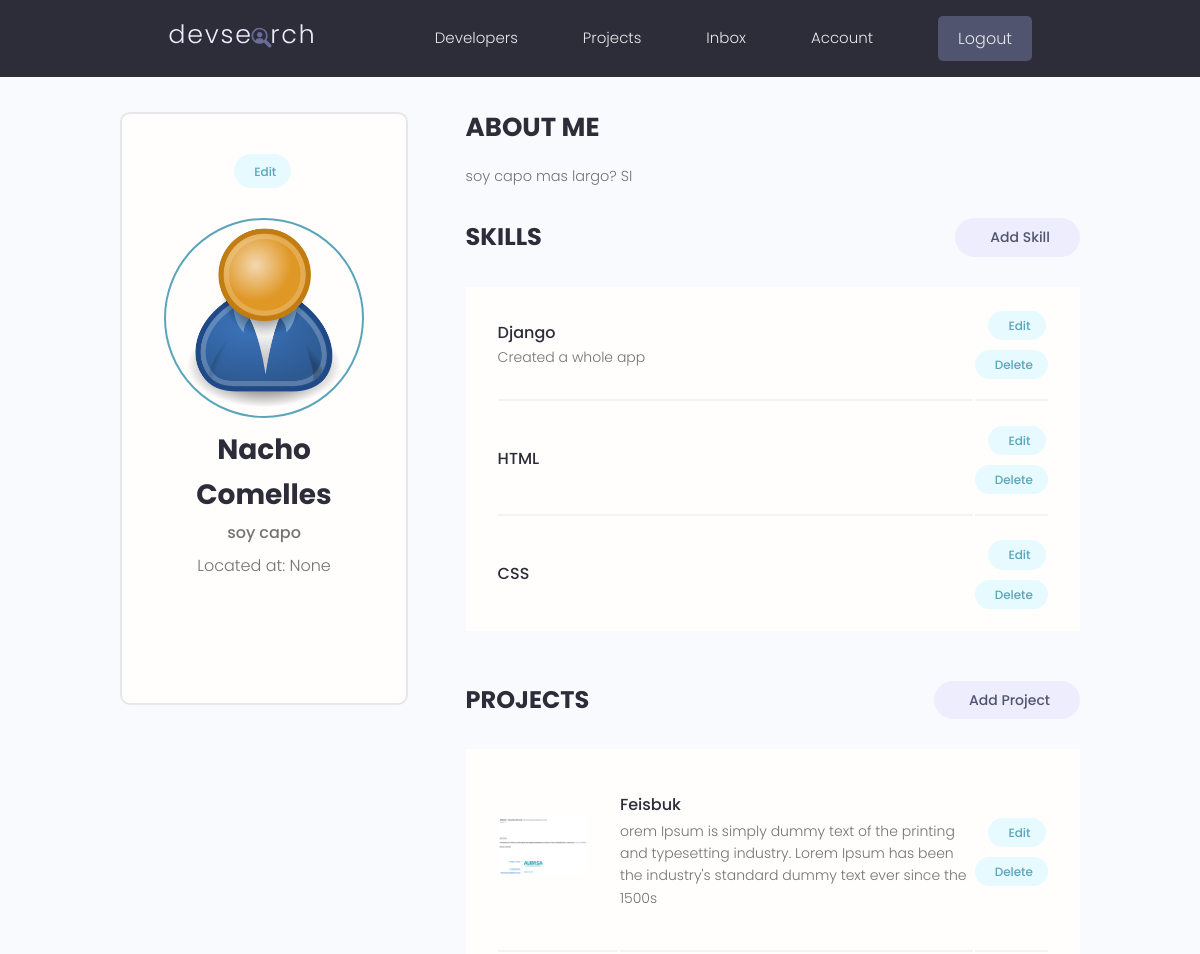
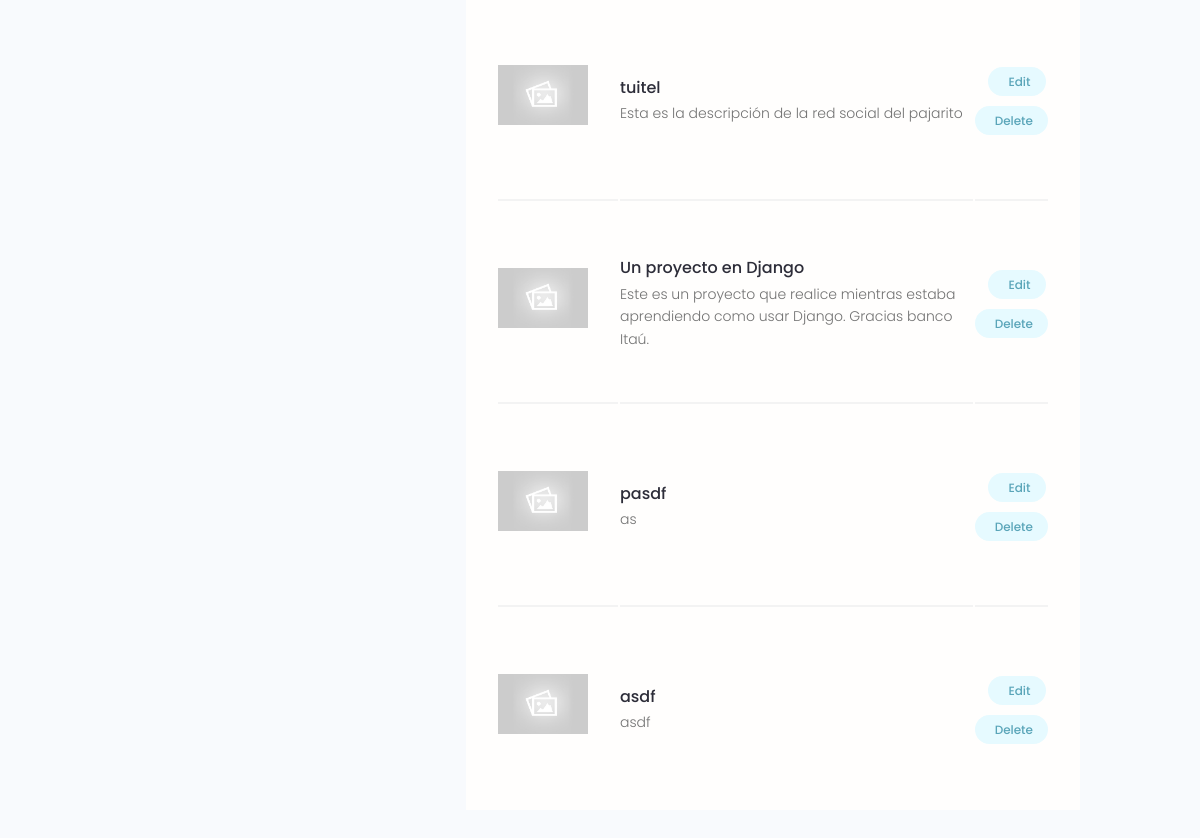
/account/ (signed in), run on an earlier commit of the app's database (2 pictures, top to bottom).
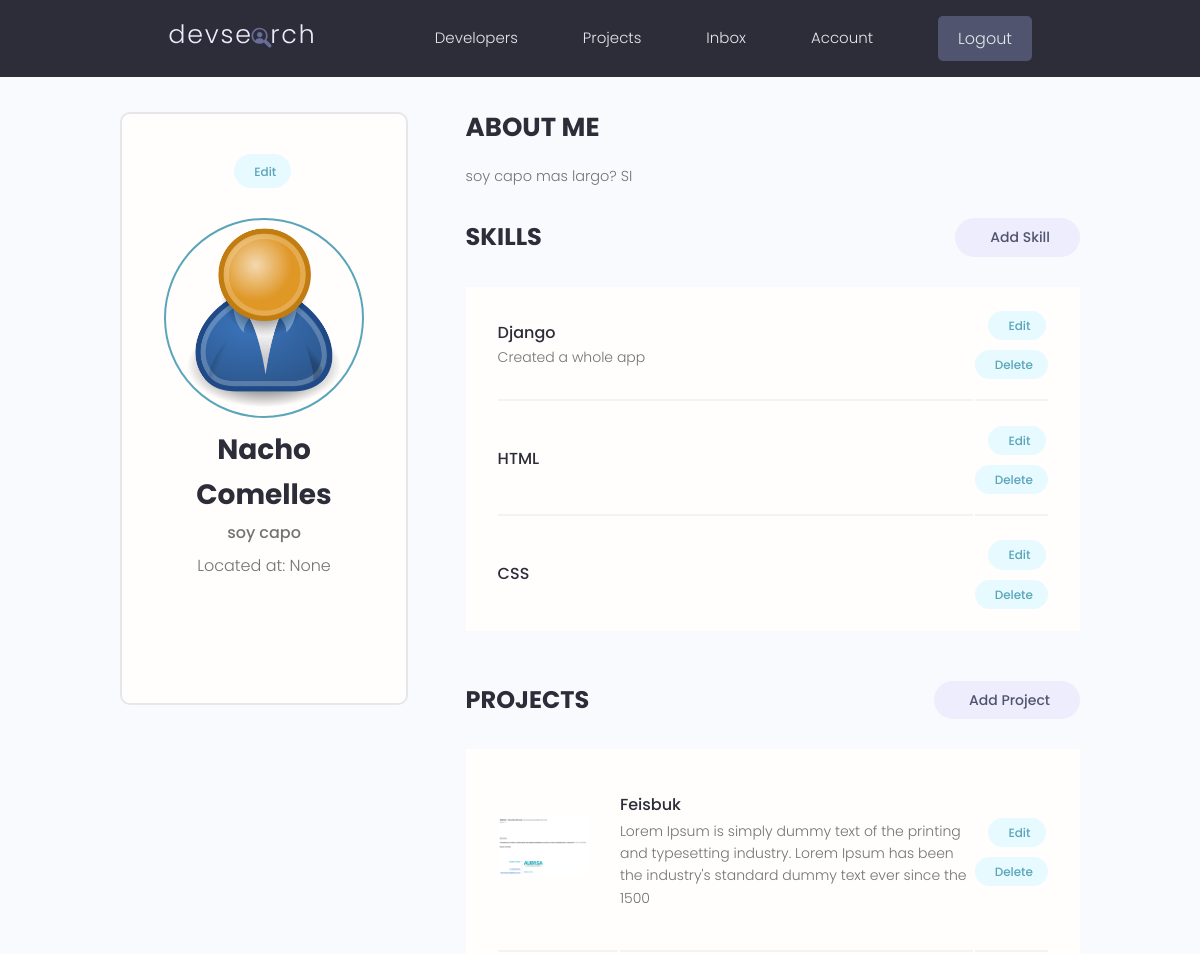
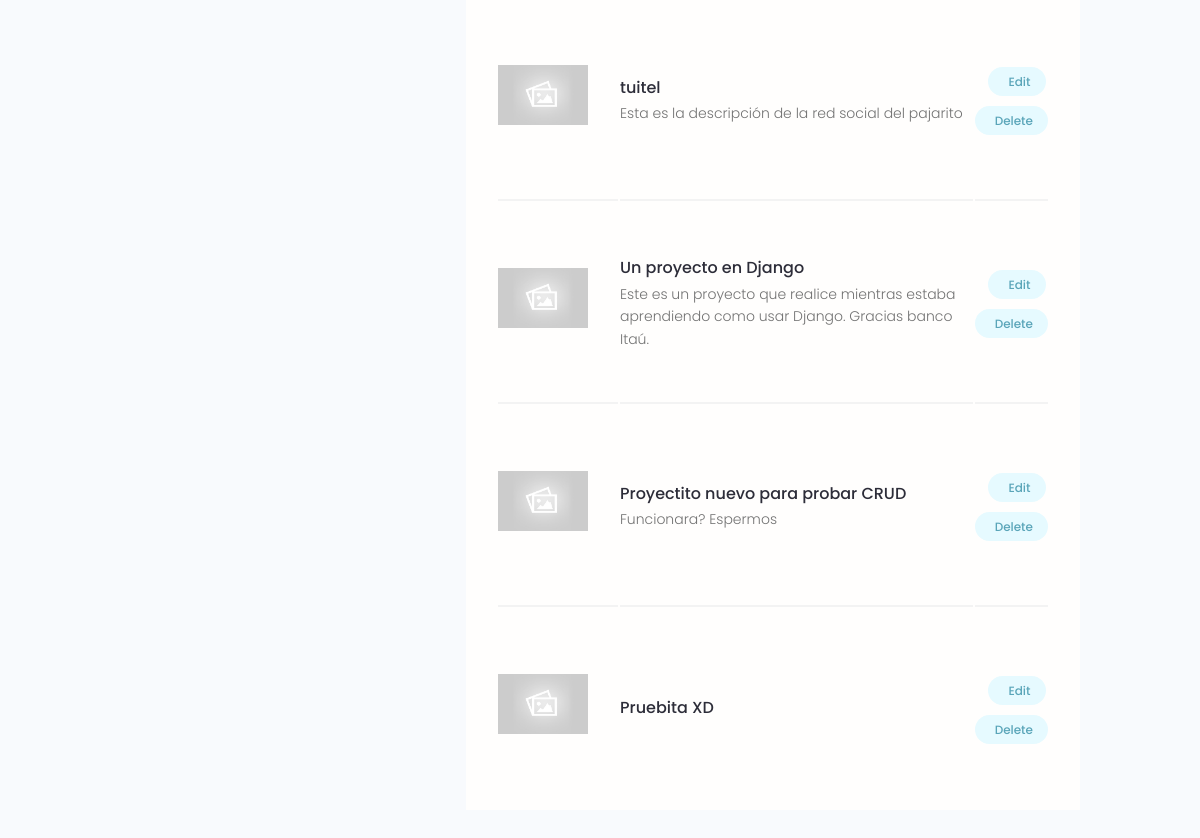
And on a later commit of the database (2 pictures, top to bottom).
### users/models.py (models this page shows, shortened)
class Skill(models.Model):
    owner = models.ForeignKey(Profile, on_delete=models.CASCADE, null=True, blank=True)
    name = models.CharField(max_length=200)
    description = models.TextField(max_length=500, null= True, blank=True)
    created = models.DateTimeField(auto_now_add=True) #crea TimeStamp automaticamente
    id = models.UUIDField(default=uuid.uuid4, unique=True, primary_key=True, editable=False)

### projects/models.py (models this page shows, shortened)
class Project(models.Model):
    title = models.CharField(max_length=200)
    owner = models.ForeignKey(Profile, null=True, blank=True, on_delete=models.CASCADE)
    desc = models.TextField(null=True, blank=True) #null es para la BBDD, blank para el front
    featured_image = models.ImageField(null=True, blank=True, default='default.jpg')
    demoLink = models.CharField(max_length=200, null=True, blank=True)
    sourceLink = models.CharField(max_length=200, null=True, blank=True)
    tags = models.ManyToManyField('Tag', blank= True)
    vote_total = models.IntegerField(default= 0, null=True, blank=True)
    vote_ratio = models.IntegerField(default=0, null= True, blank=True)
    created = models.DateTimeField(auto_now_add=True) #crea TimeStamp automaticamente
    id = models.UUIDField(default=uuid.uuid4, unique=True, primary_key=True, editable=False)

### users/views.py (the view)
# urls.py: path('account/', views.userAccount, name = 'account'),
@login_required(login_url='login')
def userAccount(request):
    profile = request.user.profile
    skills = profile.skill_set.all()
    projects = profile.project_set.all()
    context = {'profile' : profile, 'skills' : skills, 'projects' : projects }
    return render(request, 'users/account.html', context)

### users/templates/users/account.html (shortened to what this page needs)
{% extends 'main.html' %}
{% block content %}
  <main class="settingsPage profile my-md">
    <div class="container">
      <div class="layout">
        <div class="column column--1of3">
          <div class="card text-center">
            <div class="card__body dev">
              <a class="tag tag--pill tag--main settings__btn" href="{% url 'edit-account' %}"> Edit</a>
              <img class="avatar avatar--xl dev__avatar" src={{profile.profile_image.url}} />
              <h2 class="dev__name">{{profile.name}}</h2>
              <p class="dev__title">{{profile.short_intro}}</p>
              <p class="dev__location">Located at: {{profile.location}}</p>
              <ul class="dev__social">
              </ul>
            </div>
          </div>
        </div>
        <div class="column column--2of3">
          <div class="devInfo">
            <h3 class="devInfo__title">About Me</h3>
            <p class="devInfo__about"> {{profile.bio}}
            </p>
          </div>
          <div class="settings">
            <h3 class="settings__title">Skills</h3>
            <a class="tag tag--pill tag--sub settings__btn tag--lg" href="{% url 'create-skill' %}"> Add Skill</a>
          </div>
          <table class="settings__table">
            {% for skill in skills %}
            <tr>
              <td class="settings__tableInfo">
                <h4>{{skill.name}}</h4>
                <p>
                  {{skill.description}}
                </p>
              </td>
              <td class="settings__tableActions">
                <a class="tag tag--pill tag--main settings__btn" href="{% url 'update-skill' skill.id %}"> Edit</a>
                <a class="tag tag--pill tag--main settings__btn" href="{% url 'delete-skill' skill.id %}?next=/account">
                  Delete</a>
              </td>
            </tr>
            {% endfor %}
          </table>
          <div class="settings">
            <h3 class="settings__title">Projects</h3>
            <a class="tag tag--pill tag--sub settings__btn tag--lg" href="{% url 'create-project' %}"> Add Project</a>
          </div>
          <table class="settings__table">
              {% for project in projects %}
            <tr>
              <td class="settings__thumbnail">
                <a href="{% url 'project' project.id %} "><img src="{{project.featured_image.url}}" alt="Project Thumbnail" /></a>
              </td>
              <td class="settings__tableInfo">
                <a href=" {% url 'project' project.id %} ">{{project.title}}</a>
                <p>
                  {{project.desc|slice:"150"}}
                </p>
              </td>
              <td class="settings__tableActions">
                <a class="tag tag--pill tag--main settings__btn" href="{% url 'update-project' project.id%}"> Edit</a>
                <a class="tag tag--pill tag--main settings__btn" href="{% url 'delete-project' project.id%}?next=/account">
                  Delete</a>
              </td>
            </tr>
            {% endfor %}
          </table>
        </div>
      </div>
    </div>
  </main>
  {% endblock %}

What changed in the data, as far as the page shows it:
removed Project: featured_image (placeholder picture), title "pasdf", desc "as"
removed Project: featured_image (placeholder picture), title "asdf", desc "asdf"
changed Project "Feisbuk": desc "orem Ipsum is simply dummy text of the printing and typesetting industry. Lorem Ipsum has been the industry's standard dummy text ever since the 1500s" → "Lorem Ipsum is simply dummy text of the printing and typesetting industry. Lorem Ipsum has been the industry's standard dummy text ever since the 1500"
added Project: featured_image (placeholder picture), title "Proyectito nuevo para probar CRUD", desc "Funcionara? Espermos"
added Project: featured_image (placeholder picture), title "Pruebita XD"
